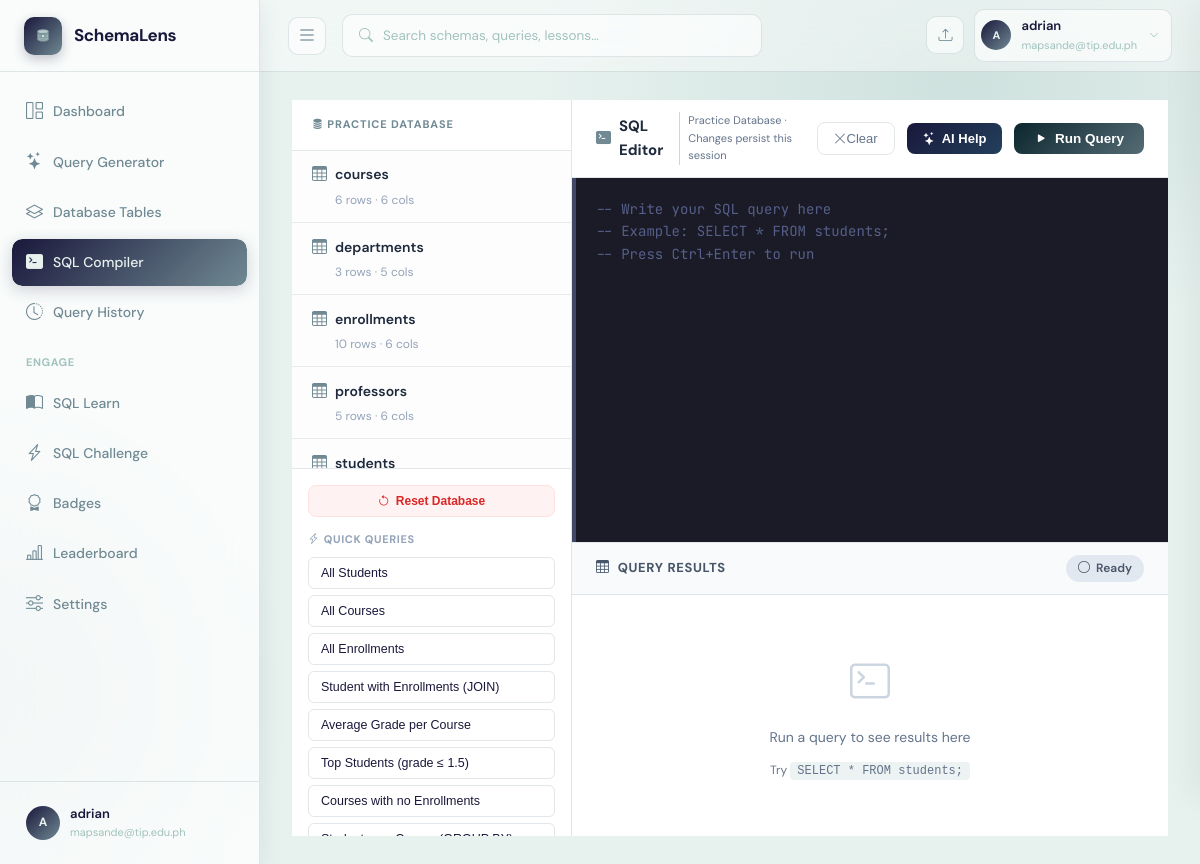
Screenshot of /sql-compiler (signed in) with the database file from the repository.
### app.py (models this page shows)
class User(UserMixin, db.Model):
    __tablename__ = "users"
    id            = db.Column(db.Integer, primary_key=True)
    supabase_uid  = db.Column(db.String(256), unique=True, nullable=True)  # Supabase Auth UID
    name          = db.Column(db.String(120), nullable=False)
    email         = db.Column(db.String(200), unique=True, nullable=False)
    password      = db.Column(db.String(256), nullable=True)  # nullable — Supabase owns credentials
    company       = db.Column(db.String(120), default="")
    role          = db.Column(db.String(80), default="")
    last_active   = db.Column(db.DateTime, nullable=True)
    streak_days   = db.Column(db.Integer, default=0)
    created_at    = db.Column(db.DateTime, default=datetime.datetime.utcnow)
    agreement_accepted    = db.Column(db.Boolean, default=False)
    agreement_accepted_at = db.Column(db.DateTime, nullable=True)
    schemas      = db.relationship("SchemaUpload", backref="owner", lazy=True,
                                   cascade="all, delete-orphan")
    queries      = db.relationship("QueryHistory", backref="owner", lazy=True,
                                   cascade="all, delete-orphan")
    badges       = db.relationship("UserBadge", backref="user", lazy=True,
                                   cascade="all, delete-orphan")
    challenges   = db.relationship("ChallengeAttempt", backref="user", lazy=True,
                                   cascade="all, delete-orphan")

### app.py (the view)
@app.route("/sql-compiler")
@login_required
def sql_compiler():
    schema_info = _get_practice_schema_info(current_user.id)
    sample_queries = [
        {"label": "All Students", "sql": "SELECT * FROM students;"},
        {"label": "All Courses", "sql": "SELECT * FROM courses;"},
        {"label": "All Enrollments", "sql": "SELECT * FROM enrollments;"},
        {"label": "Student with Enrollments (JOIN)", "sql": "SELECT s.first_name, s.last_name, c.course_name, e.grade\nFROM students s\nJOIN enrollments e ON s.student_id = e.student_id\nJOIN courses c ON e.course_id = c.course_id\nORDER BY s.last_name;"},
        {"label": "Average Grade per Course", "sql": "SELECT c.course_name, ROUND(AVG(e.grade), 2) AS avg_grade, COUNT(*) AS enrolled\nFROM courses c\nJOIN enrollments e ON c.course_id = e.course_id\nGROUP BY c.course_id\nORDER BY avg_grade;"},
        {"label": "Top Students (grade ≤ 1.5)", "sql": "SELECT first_name, last_name, course, gpa\nFROM students\nWHERE gpa > 0 AND gpa <= 1.5\nORDER BY gpa;"},
        {"label": "Courses with no Enrollments", "sql": "SELECT c.course_name\nFROM courses c\nLEFT JOIN enrollments e ON c.course_id = e.course_id\nWHERE e.enrollment_id IS NULL;"},
        {"label": "Students per Course (GROUP BY)", "sql": "SELECT c.course_name, COUNT(e.student_id) AS total_students\nFROM courses c\nLEFT JOIN enrollments e ON c.course_id = e.course_id\nGROUP BY c.course_id\nHAVING total_students > 0\nORDER BY total_students DESC;"},
        {"label": "Subquery: Above-average GPA", "sql": "SELECT first_name, last_name, gpa\nFROM students\nWHERE gpa > (SELECT AVG(gpa) FROM students WHERE gpa > 0)\nORDER BY gpa;"},
        {"label": "INSERT a Student", "sql": "INSERT INTO students (student_id, first_name, last_name, course, year_level, gpa, email)\nVALUES (9, 'Paolo', 'Mendoza', 'BSCS', 1, 0.0, 'p.mendoza@student.tip.edu.ph');"},
        {"label": "UPDATE a Grade", "sql": "UPDATE enrollments SET grade = 1.25 WHERE enrollment_id = 1;"},
        {"label": "DELETE an Enrollment", "sql": "DELETE FROM enrollments WHERE enrollment_id = 10;"},
    ]
    return render_template("sql_compiler.html", schema_info=schema_info, sample_queries=sample_queries)

### app.py (called while the page is built, shortened)
@login_manager.user_loader
def load_user(user_id):
    return db.session.get(User, int(user_id))

@app.context_processor
def inject_ai_status():
    return {"ai_vision_available": bool(GEMINI_API_KEY.strip())}

def _get_practice_db(user_id=None) -> sqlite3.Connection:
    with _practice_db_lock:
        return _practice_db_store[user_id]

### templates/sql_compiler.html (shortened to what this page needs)
{% extends "base.html" %}
{% block content %}
<div class="sqc-wrapper">
  <aside class="sqc-sidebar">
    <div class="sqc-sidebar-header">
      <i class="bi bi-database-fill me-1"></i> Practice Database
    </div>
    <div class="sqc-sidebar-scroll-content">
      {% for table in schema_info %}
      <div class="sqc-table-item" data-preview-table="{{ table.table }}" onclick="toggleTableCols('{{ table.table }}')">
        <div class="sqc-table-name">
          <i class="bi bi-table"></i>
          {{ table.table }}
        </div>
        <div class="sqc-table-meta"><span data-row-count>{{ table.row_count }} rows</span> · {{ table.columns|length }} cols</div>
      </div>
      {% endfor %}
    </div>
    <div class="sqc-sidebar-footer">
      <button class="sqc-reset-btn" onclick="resetDatabase()">
        <i class="bi bi-arrow-counterclockwise"></i> Reset Database
      </button>
      <div class="sqc-samples">
        <div class="sqc-samples-title"><i class="bi bi-lightning-charge me-1"></i>Quick Queries</div>
        {% for q in sample_queries %}
        <button class="sqc-sample-btn js-sample-trigger" data-sql="{{ q.sql }}">{{ q.label }}</button>
        {% endfor %}
      </div>
    </div>
  </aside>
  <div class="sqc-center">
    <div class="sqc-toolbar">
      <div class="sqc-toolbar-title">
        <i class="bi bi-terminal-fill" style="color:var(--primary-mid, #6366f1)"></i>
        SQL Editor
        <span style="font-size:11px;font-weight:400;color:#64748b;margin-left:8px; border-left:1px solid #cbd5e1; padding-left:8px;">Practice Database · Changes persist this session</span>
      </div>
      <button class="sqc-clear-btn" onclick="clearEditor()"><i class="bi bi-x-lg me-1"></i>Clear</button>
      <button class="sqc-ai-btn" onclick="openAiDrawer()"><i class="bi bi-stars"></i> AI Help</button>
      <button class="sqc-run-btn" id="runBtn" onclick="runQuery()">
        <i class="bi bi-play-fill"></i> Run Query
      </button>
    </div>
    <div class="sqc-editor-area">
      <textarea id="sqlEditor" spellcheck="false" placeholder="-- Write your SQL query here
-- Example: SELECT * FROM students;
-- Press Ctrl+Enter to run"></textarea>
    </div>
    <div class="sqc-results">
      <div class="sqc-results-header">
        <div class="sqc-results-title">
          <i class="bi bi-table"></i> Query Results
        </div>
        <div id="statusPill" class="sqc-status-pill pill-idle">
          <i class="bi bi-circle"></i> Ready
        </div>
      </div>
      <div class="sqc-results-body" id="resultsBody">
        <div class="sqc-empty-state">
          <i class="bi bi-terminal"></i>
          <div>Run a query to see results here</div>
          <div style="font-size:12px;">Try <code style="background:rgba(161,194,189,.2);padding:2px 7px;border-radius:4px;">SELECT * FROM students;</code></div>
        </div>
      </div>
    </div>
  </div>
</div>
{% endblock %}

### templates/base.html (shortened to what this page needs)
<!DOCTYPE html>
<html lang="en">
<head>
  <link href="https://cdn.jsdelivr.net/npm/bootstrap-icons@1.11.3/font/bootstrap-icons.css" rel="stylesheet">
  <link rel="stylesheet" href="https://cdnjs.cloudflare.com/ajax/libs/highlight.js/11.9.0/styles/github-dark.min.css">
</head>
<body>
{% if current_user.is_authenticated %}
<aside class="sidebar" id="appSidebar" aria-label="Main Navigation">
  <div class="sidebar-logo">
    <a href="{{ url_for('dashboard') }}">
      <div class="logo-icon">
      </div>
      <span class="logo-text">SchemaLens</span>
    </a>
  </div>
  <nav class="sidebar-nav">
    <a href="{{ url_for('dashboard') }}" class="nav-item {% if request.endpoint=='dashboard' %}active{% endif %}">
      <i class="bi bi-grid-1x2" aria-hidden="true"></i> <span>Dashboard</span>
    </a>
    <a href="{{ url_for('query_page') }}" class="nav-item {% if request.endpoint=='query_page' %}active{% endif %}">
      <i class="bi bi-stars" aria-hidden="true"></i> <span>Query Generator</span>
    </a>
    <a href="{{ url_for('schemas') }}" class="nav-item {% if request.endpoint in ['schemas','schema_detail'] %}active{% endif %}">
      <i class="bi bi-layers" aria-hidden="true"></i> <span>Database Tables</span>
    </a>
    <a href="{{ url_for('sql_compiler') }}" class="nav-item {% if request.endpoint=='sql_compiler' %}active{% endif %}">
      <i class="bi bi-terminal-fill" aria-hidden="true"></i> <span>SQL Compiler</span>
    </a>
    <a href="{{ url_for('history') }}" class="nav-item {% if request.endpoint=='history' %}active{% endif %}">
      <i class="bi bi-clock-history" aria-hidden="true"></i> <span>Query History</span>
    </a>
    <div class="nav-section">Engage</div>
       <a href="{{ url_for('learn') }}" class="nav-item {% if request.endpoint=='learn' %}active{% endif %}">
      <i class="bi bi-book-half" aria-hidden="true"></i> <span>SQL Learn</span>
    </a>
    <a href="{{ url_for('challenge_page') }}" class="nav-item {% if request.endpoint=='challenge_page' %}active{% endif %}">
      <i class="bi bi-lightning-charge" aria-hidden="true"></i> <span>SQL Challenge</span>
    </a>
    <a href="{{ url_for('badges_page') }}"    class="nav-item {% if request.endpoint=='badges_page' %}active{% endif %}">
      <i class="bi bi-award" aria-hidden="true"></i> <span>Badges</span>
    </a>
    <a href="{{ url_for('leaderboard') }}"    class="nav-item {% if request.endpoint=='leaderboard' %}active{% endif %}">
      <i class="bi bi-bar-chart-line" aria-hidden="true"></i> <span>Leaderboard</span>
    </a>
    <a href="{{ url_for('settings') }}" class="nav-item {% if request.endpoint=='settings' %}active{% endif %}">
      <i class="bi bi-sliders" aria-hidden="true"></i> <span>Settings</span>
    </a>
  </nav>
  <div class="sidebar-footer">
   <a href="{{ url_for('settings')}}" class="user-dropdown-wrapper" style="text-decoration: none; color: inherit;" aria-haspopup="true" aria-label="User Profile and Settings">
      <div class="user-row" tabindex="0" aria-label="User Profile Summary">
        <div class="user-avatar">{{ current_user.name[0].upper() }}</div>
        <div>
          <div class="user-name">{{ current_user.name }}</div>
          <div class="user-email">{{ current_user.email[:26] }}{% if current_user.email|length > 26 %}…{% endif %}</div>
        </div>
      </div>
    </a>
  </div>
</aside>
<header class="topbar">
  <button class="icon-btn" id="sidebarToggleBtn" onclick="toggleSidebar()" aria-label="Toggle Sidebar" aria-controls="appSidebar">
    <i class="bi bi-list" style="font-size: 20px;"></i>
  </button>
<div class="search-box" style="position:relative;" id="searchBoxWrapper">
    <i class="bi bi-search" aria-hidden="true" id="searchIcon"></i>
    <input
      type="text"
      id="globalSearchInput"
      placeholder="Search schemas, queries, lessons…"
      autocomplete="off"
      autocorrect="off"
      spellcheck="false"
      aria-label="Global Search"
      aria-autocomplete="list"
      aria-controls="searchDropdown"
      aria-expanded="false"
      role="combobox"
    >
  </div>
  <div class="topbar-right">
    <a href="{{ url_for('schemas') }}" class="icon-btn" title="Upload Schema" aria-label="Upload Schema"><i class="bi bi-upload"></i></a>
    <div class="user-dropdown-wrapper">
      <div class="topbar-user" id="topbarUserBtn" tabindex="0" role="button" aria-haspopup="true" aria-expanded="false" aria-label="User Menu">
        <div class="user-avatar" style="width:30px;height:30px;font-size:11px;">{{ current_user.name[0].upper() }}</div>
        <div>
          <div class="name">{{ current_user.name }}</div>
          <div class="email">{{ current_user.email[:22] }}{% if current_user.email|length>22 %}…{% endif %}</div>
        </div>
        <i class="bi bi-chevron-down" style="font-size:10px;color:var(--text-xs);margin-left:2px;" aria-hidden="true"></i>
      </div>
    </div>
  </div>
</header>
<div class="main">
  <div class="page">
    {% block content %}{% endblock %}
  </div>
</div>
{% else %}
{% block auth_content %}{% endblock %}
{% endif %}
</body>
</html>

### rows the page displays
User: name "A", name "adrian", email "mapsande@tip.edu.ph"

### other values shown
{{ table.table }} "courses" "departments" "enrollments" "professors" "students"
{{ table.row_count }} "6" "3" "10" "5"
{{ table.columns|length }} "6" "5" "6" "6"
{{ q.label }} "All Students" "All Courses" "All Enrollments" "Student with Enrollments (JOIN)" "Average Grade per Course" "Top Students (grade ≤ 1.5)" "Courses with no Enrollments"
